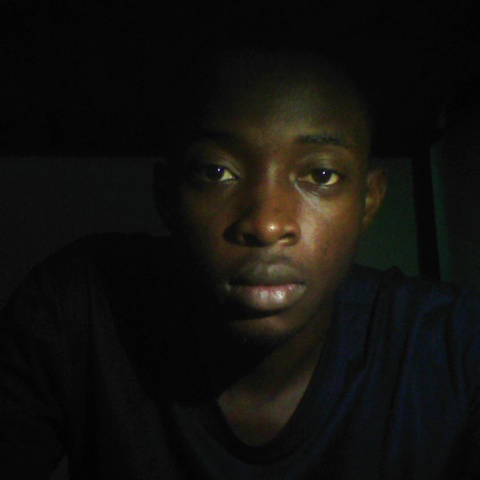
#> input picture face_recog_android/media/image/staff/okoro_john/okoro_john.jpg, 480 x 480 px; its folder holds only this picture in this run
$ python -i recognize.py   (imports and definitions only)
#> lines starting #> are read from the running program, lines starting #| are printed output that depends on the picture
### database/db.py
import mysql.connector as sql
from mysql.connector import errorcode


class Database:
    def __init__(self):
        try:
            self.conn = sql.connect(
                host="localhost",
                user="root",
                password="C!$c@123",
                database="FaceBase",
                autocommit=False,
            )
            if self.conn.is_connected():
                print("Database Connected")
        except sql.DatabaseError as err:
            if errorcode.ER_ACCESS_DENIED_ERROR:
                print("Something is wrong with your username or password")
            elif errorcode.ER_BAD_DB_ERROR:
                print("Database does not exist")
            else:
                print(errorcode)
        else:
            # Database Cursor
            self.cur = self.conn.cursor()

### function/recognize.py
import cv2
import os
from database.db import Database


# [70 lines that did not run here, left out]

>>> import cv2
>>> picture = cv2.imread('../face_recog_android/media/image/staff/okoro_john/okoro_john.jpg', cv2.IMREAD_GRAYSCALE)
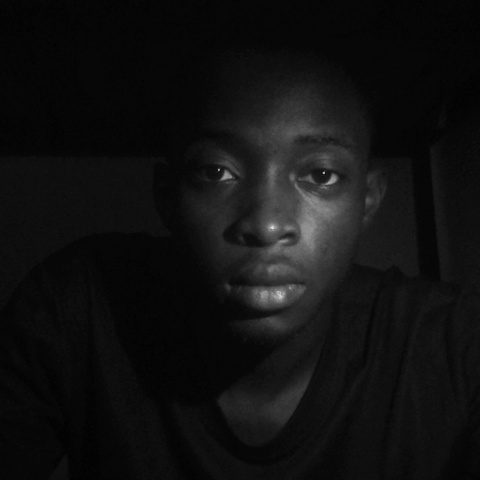
#> picture: shape (480, 480); min 1, max 224, mean 16.7
#> (the run stopped early here; a loop or call above may not have finished)
